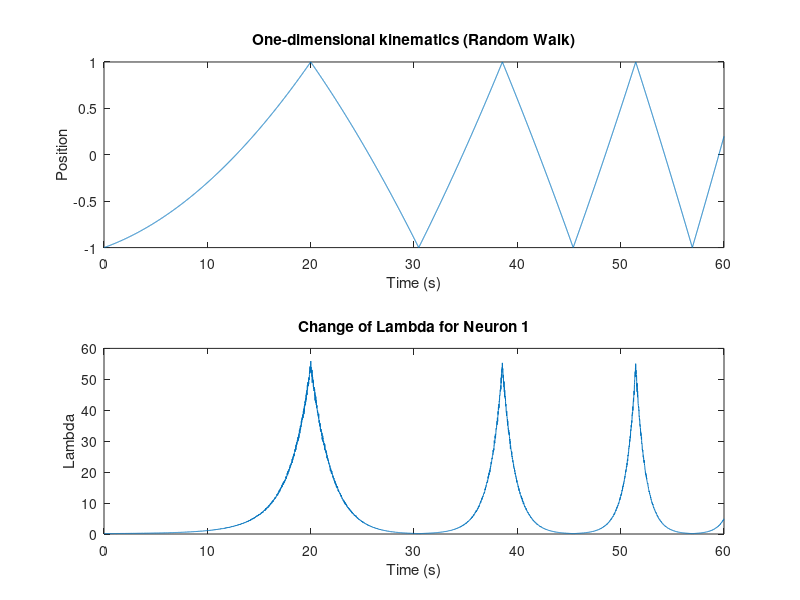
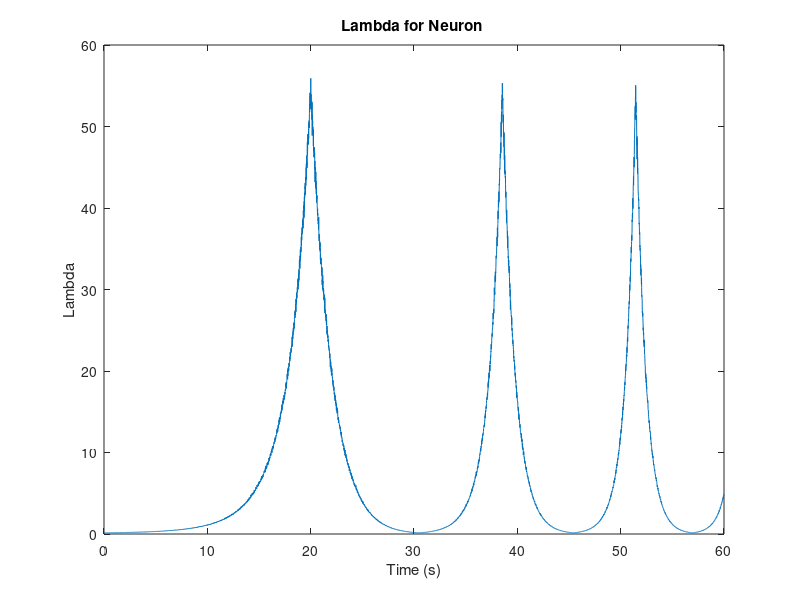
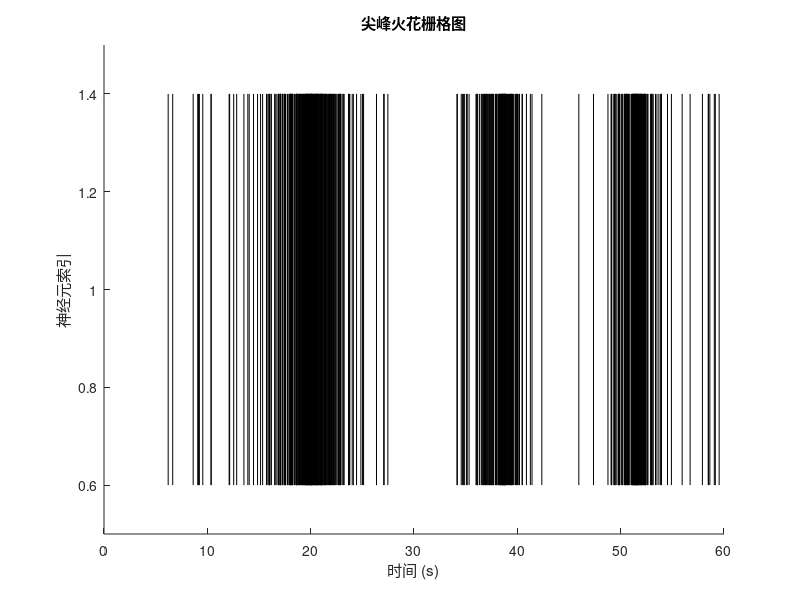
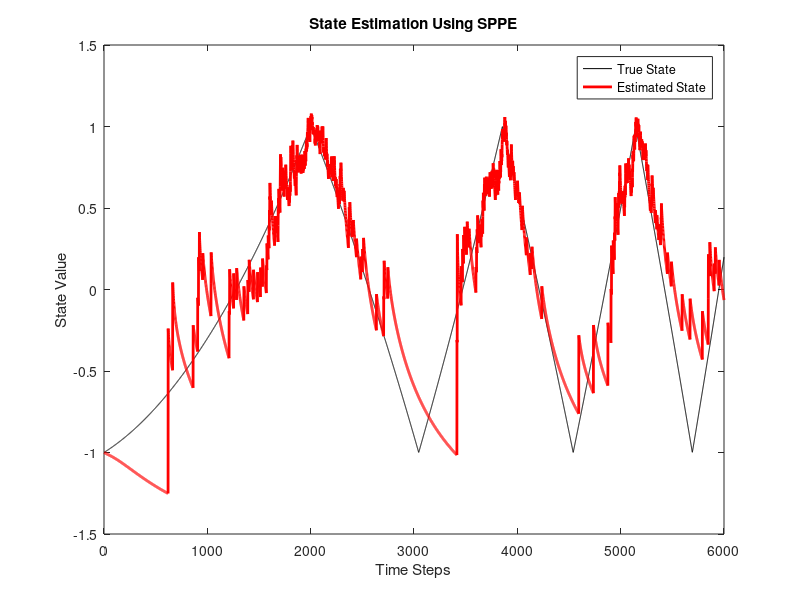

The MATLAB source for these figures, in order:
%% 初始化
clear;
clc;
%close all;

% 参数设定
T = 60;                   % 总时间，秒
dt = 0.01;
t = 0:dt:T-dt;            % 时间向量
N_t=T/dt;
rho=1;
alpha = 1;                   % 背景发射率
beta = 3*ones(1,N_t);                 % 调制参数

% 生成频率调制的三角波
f0 = 0.01;                 % 初始频率，Hz
f1 = 0.1;                   % 结束频率，Hz
k = (f1 - f0) / T;        % 频率斜率
f = f0 + k * t;           % 瞬时频率
omega = cumsum(f) * 2*pi*dt; % 积分以获得相位
x = 1 * sawtooth(omega, 0.5);  % 生成三角波
num_neurons=1;
% 添加高斯噪声
n_v = 2.5e-5;
noise = sqrt(n_v) * randn(size(x));
x_noisy = x + noise;

% 计算神经元发射率
lambda = exp(alpha + beta .* x_noisy);  % 发射率函数

% 生成神经元尖峰
spikes = rand(1, N_t) < lambda * dt;

%% 绘制仿真神经信号与偏好方向
figure;
subplot(2,1,1);
plot((1:N_t) * dt, x);
title('One-dimensional kinematics (Random Walk)');
xlabel('Time (s)');
ylabel('Position');
subplot(2,1,2);
plot((1:N_t) * dt, lambda);
title('Change of Lambda for Neuron 1');
xlabel('Time (s)');
ylabel('Lambda');

figure;
plot((1:N_t) * dt, lambda);
title(['Lambda for Neuron ']);
xlabel('Time (s)');
ylabel('Lambda');
figure;
hold on;
for i = 1:num_neurons
    spk_times = find(spikes(i, :));
    for j = 1:length(spk_times)
        plot([1, 1] * spk_times(j) * dt, [i-0.4, i+0.4], 'k');
    end
end
ylim([0.5, num_neurons + 0.5]);
title('尖峰火花栅格图');
xlabel('时间 (s)');
ylabel('神经元索引');
x_estimated=zeros(num_neurons,1);
beta_estimated=zeros(num_neurons,1);
x_estimated(1)=-1;
beta_estimated(1)=3;

% 参数初始化
xx=x(2:N_t);
XX=x(1:N_t-1);
F = xx*XX'/(XX*XX');
Q=0.001;%用拟合的运动模型计算过程噪声协方差
M=10;
x_est = zeros(M, N_t); % 初始化状态估计
x_est(:,1)=-1;
W_post = 1; % 初始化方差估计，假设为1
% 运行滤波算法
for m=1:M
    for k = 2:N_t
        % 预测步
        x_pri = F * x_est(m,k-1);
        W_pri = F * W_post * F' + Q;
    
        % 计算lambda
        lambda_pri = rho * exp(alpha + beta(1, k) * x_pri); % 计算尖峰率
        log_lambda = log(rho) + alpha + beta(1, k) * x_pri;
        d_log_lambda = beta(1, k);  % log(lambda) 对 theta 的一阶导数
        dd_log_lambda = 0;          % log(lambda) 对 theta 的二阶导数为 0
    
        % 更新方差和状态
        temp1=(d_log_lambda'*lambda_pri*dt*d_log_lambda);
        temp2=(spikes(1,k)-lambda_pri*dt)*dd_log_lambda;
        W_post = 1/((W_pri)^(-1) + (temp1-temp2));  % 卡尔曼增益
        x_est(m,k) = x_pri + W_post * d_log_lambda' * (spikes(1, k) -lambda_pri*dt);  % 更新状态
    end
end
x_estimated=sum(x_est)/M;
% 结果展示
error_x = abs(x-x_estimated);
NMSE=norm(x_estimated-x)/norm(x)
figure
plot(1:N_t, x, 'k-' , 1:N_t, x_estimated, 'r-', 'LineWidth',2);
legend('True State', 'Estimated State');
title('State Estimation Using SPPE');
xlabel('Time Steps');
ylabel('State Value');